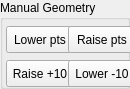
    <widget class="QGroupBox" name="IDC_STATIC_2">
      <property name="geometry">
        <rect>
          <x>6</x>
          <y>144</y>
          <width>130</width>
          <height>89</height>
        </rect>
      </property>
      <property name="title">
        <string>Manual Geometry</string>
      </property>
      <property name="visible">
        <bool>true</bool>
      </property>
      <property name="enabled">
        <bool>true</bool>
      </property>
      <property name="flat">
        <bool>false</bool>
      </property>
      <widget class="QPushButton" name="IDC_TERRPAD_MOVE_DOWN">
        <property name="geometry">
          <rect>
            <x>6</x>
            <y>26</y>
            <width>68</width>
            <height>27</height>
          </rect>
        </property>
        <property name="text">
          <string>Lower pts</string>
        </property>
        <property name="visible">
          <bool>true</bool>
        </property>
        <property name="enabled">
          <bool>true</bool>
        </property>
        <property name="default">
          <bool>false</bool>
        </property>
        <property name="autoDefault">
          <bool>false</bool>
        </property>
      </widget>
      <widget class="QPushButton" name="IDC_TERRPAD_MOVE_UP">
        <property name="geometry">
          <rect>
            <x>68</x>
            <y>26</y>
            <width>68</width>
            <height>27</height>
          </rect>
        </property>
        <property name="text">
          <string>Raise pts</string>
        </property>
        <property name="visible">
          <bool>true</bool>
        </property>
        <property name="enabled">
          <bool>true</bool>
        </property>
        <property name="default">
          <bool>false</bool>
        </property>
        <property name="autoDefault">
          <bool>false</bool>
        </property>
      </widget>
      <widget class="QPushButton" name="IDC_TERRPAD_RAISE10">
        <property name="geometry">
          <rect>
            <x>6</x>
            <y>60</y>
            <width>68</width>
            <height>27</height>
          </rect>
        </property>
        <property name="text">
          <string>Raise +10</string>
        </property>
        <property name="visible">
          <bool>true</bool>
        </property>
        <property name="enabled">
          <bool>true</bool>
        </property>
        <property name="default">
          <bool>false</bool>
        </property>
        <property name="autoDefault">
          <bool>false</bool>
        </property>
      </widget>
      <widget class="QPushButton" name="IDC_TERRPAD_LOWER10">
        <property name="geometry">
          <rect>
            <x>68</x>
            <y>60</y>
            <width>68</width>
            <height>27</height>
          </rect>
        </property>
        <property name="text">
          <string>Lower -10</string>
        </property>
        <property name="visible">
          <bool>true</bool>
        </property>
        <property name="enabled">
          <bool>true</bool>
        </property>
        <property name="default">
          <bool>false</bool>
        </property>
        <property name="autoDefault">
          <bool>false</bool>
        </property>
      </widget>
    </widget>
